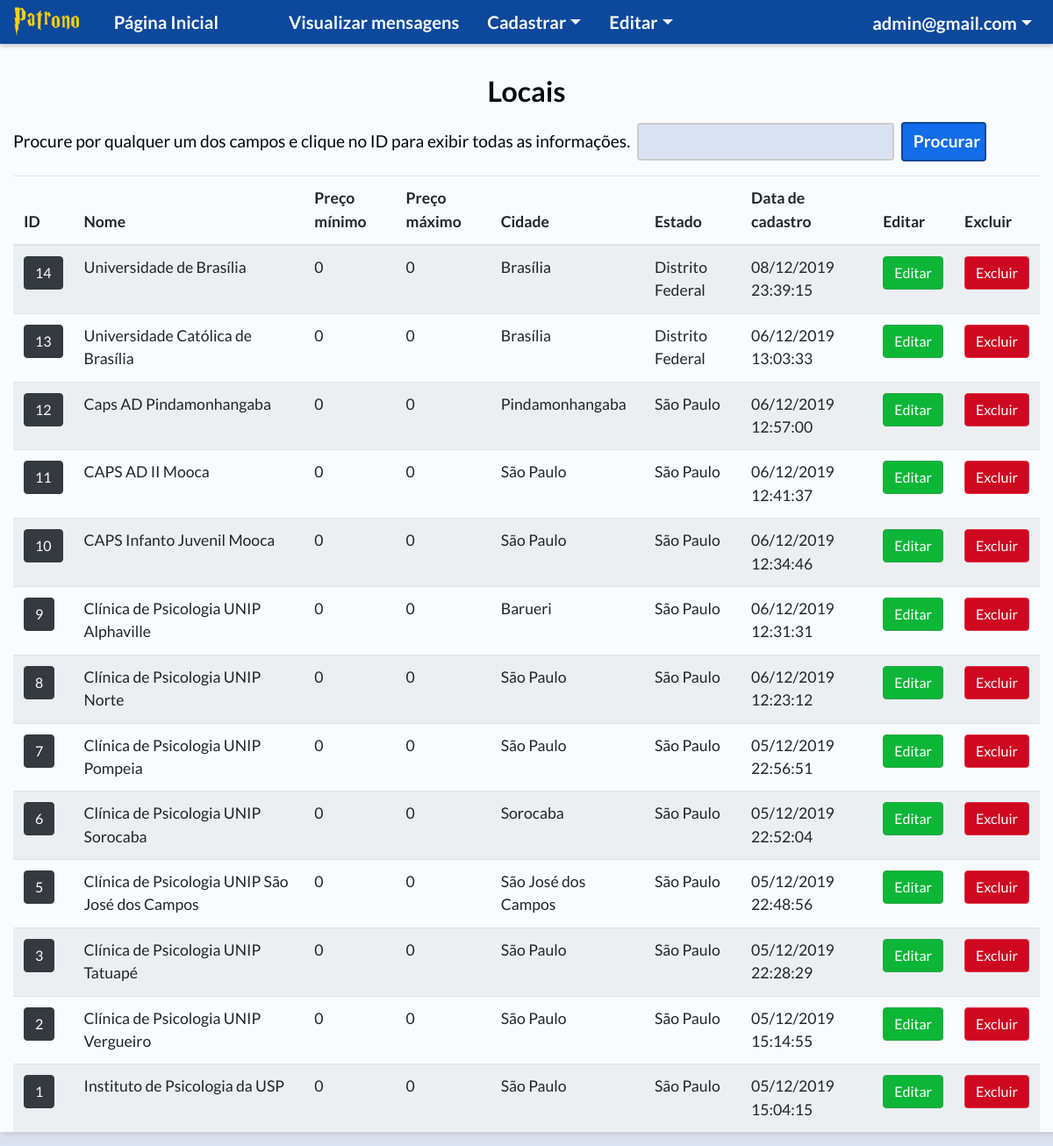
Page /php/admin/local.php (signed in) on the committed database.
### tables this page shows
CREATE TABLE `localidade` (
  `id` int(11) NOT NULL,
  `latitude` varchar(255) DEFAULT NULL,
  `longitude` varchar(255) DEFAULT NULL,
  `logradouro` varchar(255) DEFAULT NULL,
  `numero` varchar(255) DEFAULT NULL,
  `complemento` varchar(255) DEFAULT NULL,
  `bairro` varchar(255) DEFAULT NULL,
  `cidade` varchar(255) DEFAULT NULL,
  `estado` varchar(255) DEFAULT NULL,
  `cep` varchar(255) DEFAULT NULL,
  `preco_min` varchar(255) DEFAULT NULL,
  `preco_max` varchar(255) DEFAULT NULL,
  `nome` varchar(255) DEFAULT NULL,
  `descricao` text,
  `horario` varchar(255) DEFAULT NULL,
  `telefone` varchar(255) DEFAULT NULL,
  `celular` varchar(255) DEFAULT NULL,
  `email` varchar(255) DEFAULT NULL,
  `link` varchar(255) DEFAULT NULL,
  `data_cadastro` datetime DEFAULT NULL
);

### php/admin/local.php (the view, shortened to what this page needs)
<!DOCTYPE html>
<html lang="pt-br">
<head>
  <link rel="stylesheet" href="/patrono/css/bootstrap.min.css">
  <link rel="stylesheet" href="/patrono/css/header.css">
  <link rel="stylesheet" href="/patrono/css/style.css">
</head>
<body>
  <?php
    require('../../db.php');
    require_once('header.php');
    $consult = $pdo->query("SELECT * FROM localidade ORDER by data_cadastro DESC");
  ?>
  <div class="container-fluid container-light">
    <h1 class="titulo">Locais</h1>
    <?php
      require_once('procurar.php');
      if($consult->rowCount() == 0) {
        echo "<div class='alert alert-danger text-center'>Nenhum local cadastrado!</div>";
      }
      else
      {
    ?>
    <table class="table table-striped">
      <thead>
        <tr>
          <th scope="col">ID</th>
          <th scope="col">Nome</th>
          <th scope="col">Preço mínimo</th>
          <th scope="col">Preço máximo</th>
          <th scope="col">Cidade</th>
          <th scope="col">Estado</th>
          <th scope="col">Data de cadastro</th>
          <th scope="col">Editar</th>
          <th scope="col">Excluir</th>
        </tr>
      </thead>
      <tbody>
        <?php while ($result = $consult->fetch(PDO::FETCH_ASSOC)) {
          $date = date_create($result['data_cadastro']);
        ?>
        <tr>
          <th scope="row"><button type="button" class="btn btn-dark" data-toggle="modal" data-target="#modalUsuario<?php echo $result['id']?>"><?php echo $result['id']?></button></th>
          <td><?php echo $result['nome']?></td>
          <td><?php echo $result['preco_min']?></td>
          <td><?php echo $result['preco_max']?></td>
          <td><?php echo $result['cidade']?></td>
          <td><?php echo $result['estado']?></td>
          <td><?php echo date_format($date, 'd/m/Y H:i:s'); ?></td>
          <td><a href="local-editar.php?id=<?php echo $result['id']?>" class="btn btn-success">Editar</a></td>
          <td><button onClick="excluirLocal(<?php echo $result['id'] ?>)" class="btn btn-danger">Excluir</button></td>
        </tr>
        <?php }} $pdo = null; ?>
      </tbody>
    </table>
  </div>
</body>
</html>

### css/style.css (style rules this page uses)
body { background-color: #dae2f2; font-family: 'Lato', sans-serif!important; font-size: 1.1rem; }
.container-light { background-color: #f9fcff; box-shadow: 3px 3px 5px #ccc; color: #01050c; }
.container-fluid { background-color: #f9fcff; }
a { color: #136ce8; }
.titulo { font-family: 'Lato', sans-serif; font-size: 2rem; font-weight: 700; padding-top: 3%; text-align: center; }
.btn-danger { background-color: #cf0821; }
.btn-success { background-color: #0cb637; }

### rows in the picture
localidade: id "14", nome "Universidade de Brasília", preco_min "0", preco_max "0", cidade "Brasília", estado "Distrito Federal", data_cadastro "08/12/2019 23:39:15"
localidade: id "13", nome "Universidade Católica de Brasília", preco_min "0", preco_max "0", cidade "Brasília", estado "Distrito Federal", data_cadastro "06/12/2019 13:03:33"
localidade: id "12", nome "Caps AD Pindamonhangaba", preco_min "0", preco_max "0", cidade "Pindamonhangaba", estado "São Paulo", data_cadastro "06/12/2019 12:57:00"
localidade: id "11", nome "CAPS AD II Mooca", preco_min "0", preco_max "0", cidade "São Paulo", estado "São Paulo", data_cadastro "06/12/2019 12:41:37"
localidade: id "10", nome "CAPS Infanto Juvenil Mooca", preco_min "0", preco_max "0", cidade "São Paulo", estado "São Paulo", data_cadastro "06/12/2019 12:34:46"
localidade: id "9", nome "Clínica de Psicologia UNIP Alphaville", preco_min "0", preco_max "0", cidade "Barueri", estado "São Paulo", data_cadastro "06/12/2019 12:31:31"
localidade: id "8", nome "Clínica de Psicologia UNIP Norte", preco_min "0", preco_max "0", cidade "São Paulo", estado "São Paulo", data_cadastro "06/12/2019 12:23:12"
localidade: id "7", nome "Clínica de Psicologia UNIP Pompeia", preco_min "0", preco_max "0", cidade "São Paulo", estado "São Paulo", data_cadastro "05/12/2019 22:56:51"
localidade: id "6", nome "Clínica de Psicologia UNIP Sorocaba", preco_min "0", preco_max "0", cidade "Sorocaba", estado "São Paulo", data_cadastro "05/12/2019 22:52:04"
localidade: id "5", nome "Clínica de Psicologia UNIP São José dos Campos", preco_min "0", preco_max "0", cidade "São José dos Campos", estado "São Paulo", data_cadastro "05/12/2019 22:48:56"
localidade: id "3", nome "Clínica de Psicologia UNIP Tatuapé", preco_min "0", preco_max "0", cidade "São Paulo", estado "São Paulo", data_cadastro "05/12/2019 22:28:29"
localidade: id "2", nome "Clínica de Psicologia UNIP Vergueiro", preco_min "0", preco_max "0", cidade "São Paulo", estado "São Paulo", data_cadastro "05/12/2019 15:14:55"
localidade: id "1", nome "Instituto de Psicologia da USP", preco_min "0", preco_max "0", cidade "São Paulo", estado "São Paulo", data_cadastro "05/12/2019 15:04:15"

### other values in the picture
$_SESSION['email'] "admin@gmail.com"
